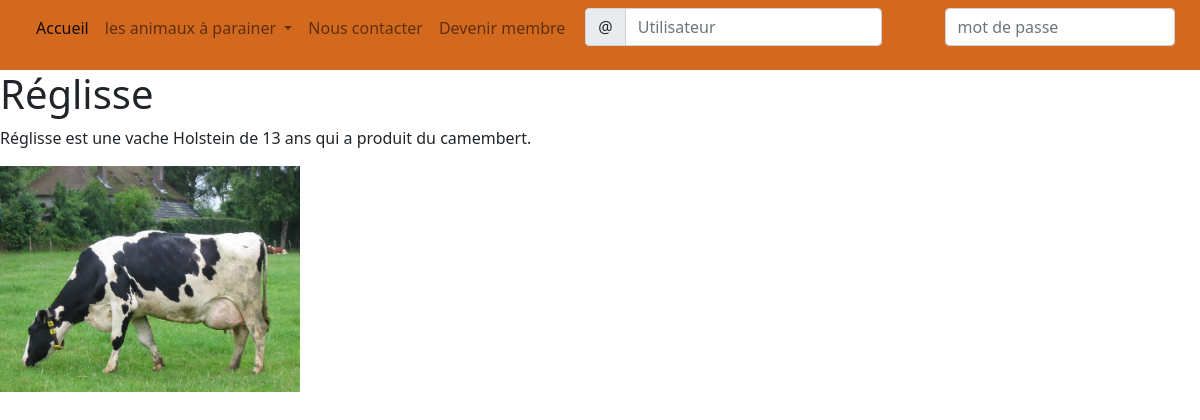
Page /app/php/vache.php?id=4 on the committed database.
### tables this page shows
CREATE TABLE `vaches` (
  `Nom` varchar(20) NOT NULL,
  `Race` varchar(20) NOT NULL,
  `Age` int(2) NOT NULL,
  `Descriptif` varchar(200) NOT NULL,
  `Photo` varchar(40) DEFAULT NULL,
  `fk_Ferme` int(2) NOT NULL,
  `id_vache` int(4) NOT NULL
);

### app/php/vache.php (the view)
<?php
    require("../appel/header.php");
    require("../appel/db.php");
    $DB->exec("SET CHARACTER SET utf8");
    $id = $_GET['id'];
    $req = $DB->prepare("SELECT * FROM vaches WHERE id_vache= $id ");
    $result=$req->execute();
    $tab=$req->fetch();
?>
<h1><?php echo $tab['Nom'];?></h1>
<P>
    <?php echo $tab['Descriptif']; ?>
</P>
<img class="parrain" src="../images/<?PHP echo $tab["Photo"]; ?>" />

### app/css/style.css (style rules this page uses)
.parrain { width: 25vw !important; }

### rows in the picture
vaches: Nom "Réglisse", Descriptif "Réglisse est une vache Holstein de 13 ans qui a produit du camembert.", Photo (picture)
